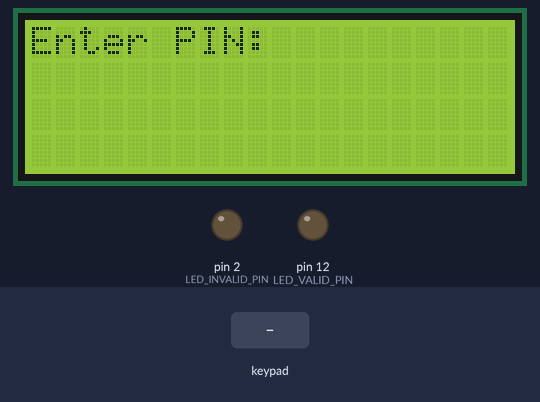
Recording of a sketch running on a simulated Arduino Mega 2560, built with avr-gcc and run on an emulated ATmega2560. Parts: 20×4 character LCD, output pins drawn as LEDs (lit = HIGH). Inputs (shaded band) come from the test bench.

Above: at 1.2 s.
1.3 s: keypad keys 2 2 2 2 # pressed 0.4 s apart
At 3.5 s:
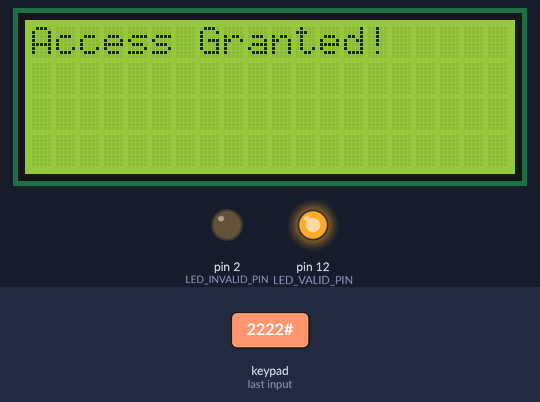
4.8 s: key '#' pressed
At 5.7 s:
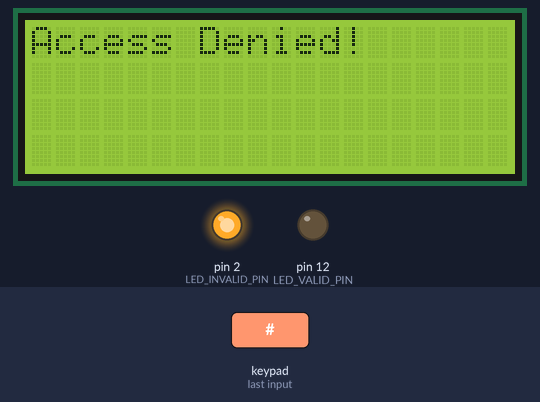
7.8 s: key '1' pressed
At 8.9 s:
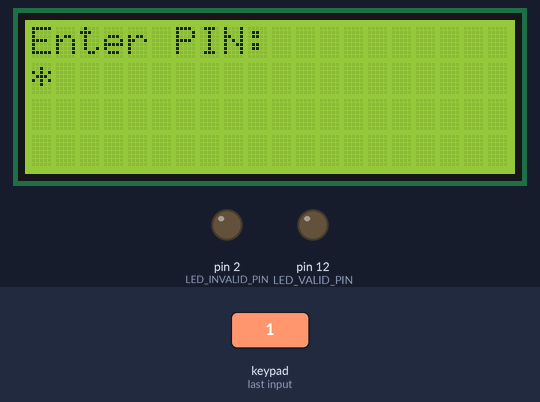
9.3 s: key '2' pressed
At 10.0 s:
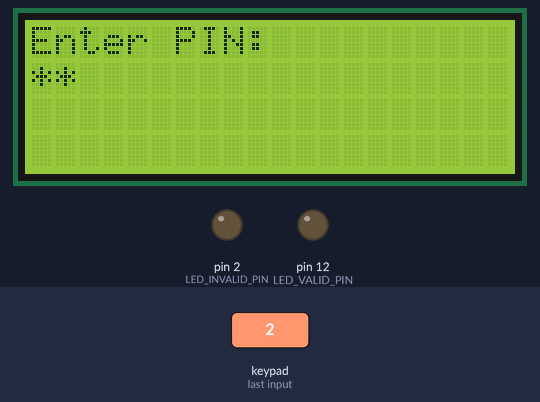
Timing chart, 0 to 11.8 s (numbered marks = the images above; inputs shaded):
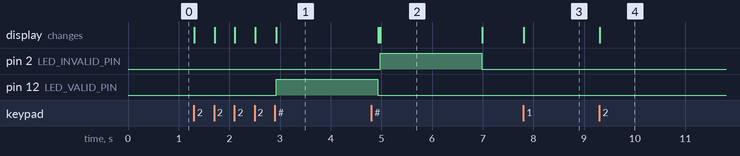

The sketch:

lab1.ino
```cpp
#include <stdio.h>
#include <Wire.h>
#include <LiquidCrystal_I2C.h>
#include <Keypad.h>

//===========================================
// LCD MODULE
//===========================================
LiquidCrystal_I2C lcd(0x27, 20, 4);  // Adresa I2C, 20 coloane, 4 randuri

void lcdInit(void) {
    lcd.init();
    lcd.backlight();
    lcd.clear();
}

void lcdPrint(const char* text, int col, int row) {
    lcd.setCursor(col, row);
    lcd.print(text);
}

void lcdClear(void) {
    lcd.clear();
}

//===========================================
// LED MODULE
//===========================================
#define LED_VALID_PIN 12
#define LED_INVALID_PIN 2

void ledInit(void) {
    pinMode(LED_VALID_PIN, OUTPUT);
    pinMode(LED_INVALID_PIN, OUTPUT);
    digitalWrite(LED_VALID_PIN, LOW);
    digitalWrite(LED_INVALID_PIN, LOW);
}

void ledValidOn(void) {
    digitalWrite(LED_VALID_PIN, HIGH);
    digitalWrite(LED_INVALID_PIN, LOW);
}

void ledInvalidOn(void) {
    digitalWrite(LED_VALID_PIN, LOW);
    digitalWrite(LED_INVALID_PIN, HIGH);
}

void ledAllOff(void) {
    digitalWrite(LED_VALID_PIN, LOW);
    digitalWrite(LED_INVALID_PIN, LOW);
}

//===========================================
// KEYPAD MODULE
//===========================================
const byte ROWS = 4;
const byte COLS = 3;

char keys[ROWS][COLS] = {
    {'1', '2', '3'},
    {'4', '5', '6'},
    {'7', '8', '9'},
    {'*', '0', '#'}
};

byte rowPins[ROWS] = {22, 24, 26, 28};
byte colPins[COLS] = {30, 32, 34};

Keypad keypad = Keypad(makeKeymap(keys), rowPins, colPins, ROWS, COLS);

char keypadGetKey(void) {
    return keypad.getKey();
}

//===========================================
// STDIO MODULE
//===========================================
static int lcdPutchar(char c, FILE *stream) {
    lcd.write(c);
    return c;
}

FILE lcdStream;

void stdioInit(void) {
    fdev_setup_stream(&lcdStream, lcdPutchar, NULL, _FDEV_SETUP_WRITE);
    stdout = &lcdStream;
}

//===========================================
// MAIN MODULE
//===========================================
#define CODE_LENGTH 4
#define CORRECT_CODE "2222"

char enteredCode[CODE_LENGTH + 1] = "";
uint8_t codeIndex = 0;

void resetCode(void) {
    memset(enteredCode, 0, sizeof(enteredCode));
    codeIndex = 0;
    ledAllOff();
    lcdClear();
    lcd.setCursor(0, 0);
    printf("Enter PIN:");
    lcd.setCursor(0, 1);
}

void checkCode(void) {
    if (strcmp(enteredCode, CORRECT_CODE) == 0) {
        lcdClear();
        lcd.setCursor(0, 0);
        printf("Access Granted!");
        ledValidOn();
    } else {
        lcdClear();
        lcd.setCursor(0, 0);
        printf("Access Denied!");
        ledInvalidOn();
    }
    delay(2000);
    resetCode();
}

void setup() {
    Serial.begin(9600);
    lcdInit();
    ledInit();
    stdioInit();
    resetCode();
}

void loop() {
    char key = keypadGetKey();

    if (key) {
        if (key == '#') {
            // Verificare cod
            checkCode();
        }
        else if (key == '*') {
            // Sterge codul
            resetCode();
        }
        else if (codeIndex < CODE_LENGTH) {
            // Adauga cifra
            enteredCode[codeIndex] = key;
            codeIndex++;
            enteredCode[codeIndex] = '\0';

            // Afiseaza * pentru fiecare cifra
            lcd.setCursor(0, 1);
            for (int i = 0; i < codeIndex; i++) {
                printf("*");
            }
        }
    }
}
```

Measured:
- after the input at 1.3 s, pin 12 (LED_VALID_PIN): LOW → HIGH after 1.6 s; the display: first changes at once (image 1 shows a later state)
- after the input at 4.8 s, pin 2 (LED_INVALID_PIN): LOW → HIGH after 0.18 s, → LOW 2.0 s later; the display: first differs from a run without the input after 0.18 s (image 2)
- after the input at 7.8 s, the display: changes at once (image 3)
- after the input at 9.3 s, the display: changes at once (image 4)
- what the display in image 2 shows lasts 2.0 s, from 5.0 s to 7.0 s
